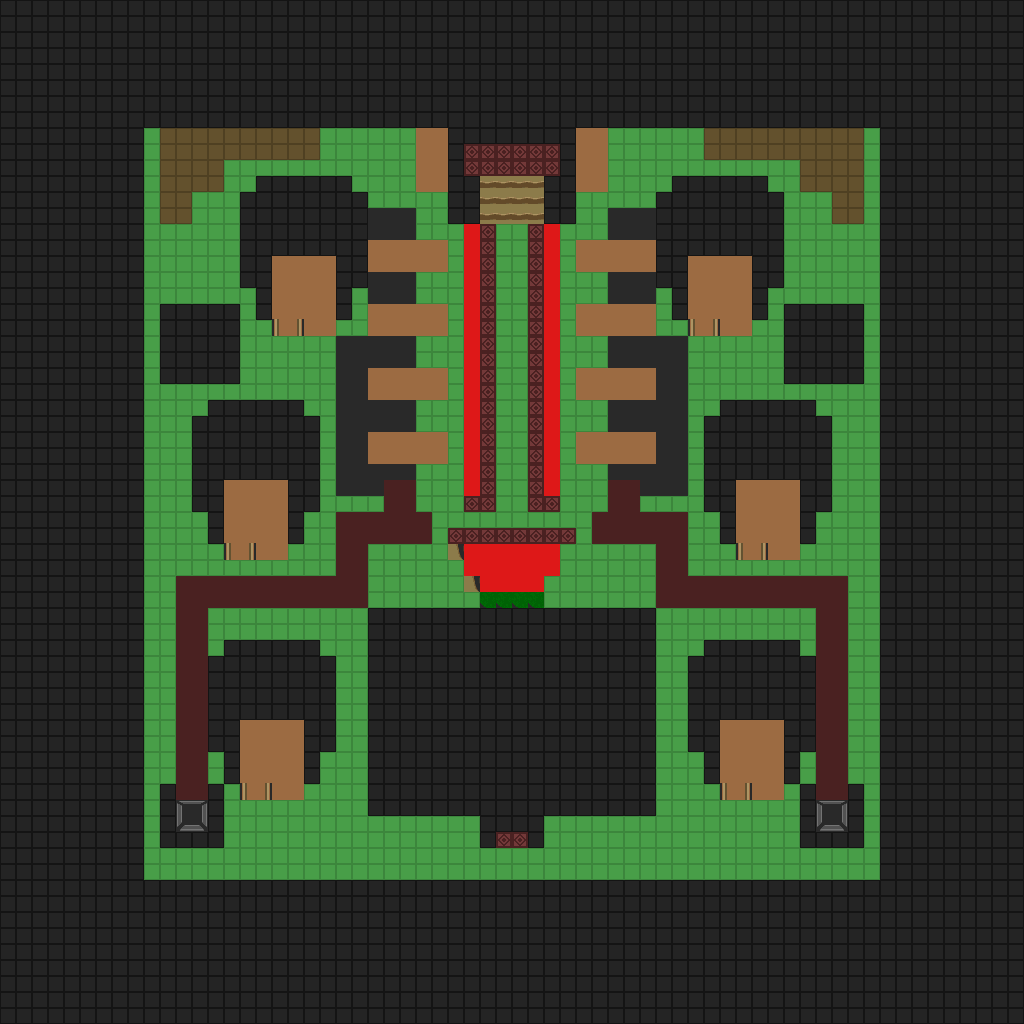

A level layout from a 2D game, rendered from its tile map. Below: a short description, then the map file with tile-grid data replaced by summaries:
An orthogonal 64x64 tile map with 16x16 px tiles, 1 tile layer (base), 1 hidden layer not drawn.

<map version="1.10" tiledversion="1.12.1" orientation="orthogonal" renderorder="right-down" width="64" height="64" tilewidth="16" tileheight="16" infinite="0" nextlayerid="3" nextobjectid="1">
 <tileset firstgid="1" source="../classiciphone_pics4.tsx" />
 <layer id="1" name="base" width="64" height="64">
  <data>[4096 cells, 4096 non-empty, 113 distinct tile ids]</data>
 </layer>
 <layer id="2" name="collision" width="64" height="64" visible="0">
  <properties><property name="collision" value="true" /></properties>
  <data>[4096 cells, 2568 non-empty, 1 distinct tile ids]</data>
 </layer>
</map>
